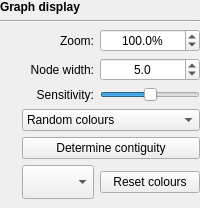
         <widget class="QWidget" name="graphDisplayWidget" native="true">
          <property name="enabled">
           <bool>true</bool>
          </property>
          <layout class="QVBoxLayout" name="verticalLayout">
           <property name="leftMargin">
            <number>0</number>
           </property>
           <property name="topMargin">
            <number>0</number>
           </property>
           <property name="rightMargin">
            <number>0</number>
           </property>
           <property name="bottomMargin">
            <number>0</number>
           </property>
           <item>
            <widget class="QLabel" name="label_10">
             <property name="font">
              <font>
               <weight>75</weight>
               <bold>true</bold>
              </font>
             </property>
             <property name="text">
              <string>Graph display</string>
             </property>
            </widget>
           </item>
           <item>
            <widget class="Line" name="line_5">
             <property name="orientation">
              <enum>Qt::Horizontal</enum>
             </property>
            </widget>
           </item>
           <item>
            <widget class="QWidget" name="widget_2" native="true">
             <layout class="QGridLayout" name="gridLayout_8">
              <property name="leftMargin">
               <number>0</number>
              </property>
              <property name="topMargin">
               <number>0</number>
              </property>
              <property name="rightMargin">
               <number>0</number>
              </property>
              <item row="2" column="1">
               <widget class="QLabel" name="dragStrengthLabel">
                <property name="text">
                 <string>Sensitivity:</string>
                </property>
                <property name="alignment">
                 <set>Qt::AlignRight|Qt::AlignTrailing|Qt::AlignVCenter</set>
                </property>
               </widget>
              </item>
              <item row="0" column="2">
               <widget class="QDoubleSpinBox" name="zoomSpinBox">
                <property name="sizePolicy">
                 <sizepolicy hsizetype="Expanding" vsizetype="Fixed">
                  <horstretch>0</horstretch>
                  <verstretch>0</verstretch>
                 </sizepolicy>
                </property>
                <property name="alignment">
                 <set>Qt::AlignCenter</set>
                </property>
                <property name="suffix">
                 <string>%</string>
                </property>
                <property name="decimals">
                 <number>1</number>
                </property>
                <property name="minimum">
                 <double>5.000000000000000</double>
                </property>
                <property name="maximum">
                 <double>500.000000000000000</double>
                </property>
                <property name="singleStep">
                 <double>5.000000000000000</double>
                </property>
                <property name="value">
                 <double>100.000000000000000</double>
                </property>
               </widget>
              </item>
              <item row="2" column="2">
               <widget class="QSlider" name="dragStrengthSlider">
                <property name="minimum">
                 <number>0</number>
                </property>
                <property name="maximum">
                 <number>100</number>
                </property>
                <property name="value">
                 <number>50</number>
                </property>
                <property name="orientation">
                 <enum>Qt::Horizontal</enum>
                </property>
               </widget>
              </item>
              <item row="0" column="1">
               <widget class="QLabel" name="label_13">
                <property name="text">
                 <string>Zoom:</string>
                </property>
                <property name="alignment">
                 <set>Qt::AlignRight|Qt::AlignTrailing|Qt::AlignVCenter</set>
                </property>
               </widget>
              </item>
              <item row="2" column="0">
               <widget class="InfoTextWidget" name="sensitivityInfoText" native="true">
                <property name="sizePolicy">
                 <sizepolicy hsizetype="Fixed" vsizetype="Fixed">
                  <horstretch>0</horstretch>
                  <verstretch>0</verstretch>
                 </sizepolicy>
                </property>
                <property name="minimumSize">
                 <size>
                  <width>16</width>
                  <height>16</height>
                 </size>
                </property>
               </widget>
              </item>
              <item row="1" column="2">
               <widget class="QDoubleSpinBox" name="nodeWidthSpinBox">
                <property name="sizePolicy">
                 <sizepolicy hsizetype="Expanding" vsizetype="Fixed">
                  <horstretch>0</horstretch>
                  <verstretch>0</verstretch>
                 </sizepolicy>
                </property>
                <property name="alignment">
                 <set>Qt::AlignCenter</set>
                </property>
                <property name="suffix">
                 <string/>
                </property>
                <property name="decimals">
                 <number>1</number>
                </property>
                <property name="minimum">
                 <double>0.500000000000000</double>
                </property>
                <property name="maximum">
                 <double>1000.000000000000000</double>
                </property>
                <property name="singleStep">
                 <double>0.500000000000000</double>
                </property>
                <property name="value">
                 <double>5.000000000000000</double>
                </property>
               </widget>
              </item>
              <item row="1" column="1">
               <widget class="QLabel" name="label_15">
                <property name="text">
                 <string>Node width:</string>
                </property>
                <property name="alignment">
                 <set>Qt::AlignRight|Qt::AlignTrailing|Qt::AlignVCenter</set>
                </property>
               </widget>
              </item>
              <item row="3" column="0">
               <widget class="InfoTextWidget" name="nodeColourInfoText" native="true">
                <property name="sizePolicy">
                 <sizepolicy hsizetype="Fixed" vsizetype="Fixed">
                  <horstretch>0</horstretch>
                  <verstretch>0</verstretch>
                 </sizepolicy>
                </property>
                <property name="minimumSize">
                 <size>
                  <width>16</width>
                  <height>16</height>
                 </size>
                </property>
               </widget>
              </item>
              <item row="0" column="0">
               <widget class="InfoTextWidget" name="zoomInfoText" native="true">
                <property name="sizePolicy">
                 <sizepolicy hsizetype="Fixed" vsizetype="Fixed">
                  <horstretch>0</horstretch>
                  <verstretch>0</verstretch>
                 </sizepolicy>
                </property>
                <property name="minimumSize">
                 <size>
                  <width>16</width>
                  <height>16</height>
                 </size>
                </property>
               </widget>
              </item>
              <item row="5" column="0">
               <widget class="InfoTextWidget" name="contiguityInfoText" native="true">
                <property name="sizePolicy">
                 <sizepolicy hsizetype="Fixed" vsizetype="Fixed">
                  <horstretch>0</horstretch>
                  <verstretch>0</verstretch>
                 </sizepolicy>
                </property>
                <property name="minimumSize">
                 <size>
                  <width>16</width>
                  <height>16</height>
                 </size>
                </property>
               </widget>
              </item>
              <item row="1" column="0">
               <widget class="InfoTextWidget" name="nodeWidthInfoText" native="true">
                <property name="sizePolicy">
                 <sizepolicy hsizetype="Fixed" vsizetype="Fixed">
                  <horstretch>0</horstretch>
                  <verstretch>0</verstretch>
                 </sizepolicy>
                </property>
                <property name="minimumSize">
                 <size>
                  <width>16</width>
                  <height>16</height>
                 </size>
                </property>
               </widget>
              </item>
              <item row="5" column="1" colspan="2">
               <widget class="QPushButton" name="contiguityButton">
                <property name="text">
                 <string>Determine contiguity</string>
                </property>
               </widget>
              </item>
              <item row="3" column="1" colspan="2">
               <widget class="QComboBox" name="coloursComboBox">
                <item>
                 <property name="text">
                  <string>Random colours</string>
                 </property>
                </item>
                <item>
                 <property name="text">
                  <string>Uniform colour</string>
                 </property>
                </item>
                <item>
                 <property name="text">
                  <string>Colour by depth</string>
                 </property>
                </item>
                <item>
                 <property name="text">
                  <string>BLAST hits (solid)</string>
                 </property>
                </item>
                <item>
                 <property name="text">
                  <string>BLAST hits (rainbow)</string>
                 </property>
                </item>
                <item>
                 <property name="text">
                  <string>Colour by contiguity</string>
                 </property>
                </item>
                <item>
                 <property name="text">
                  <string>Custom colours</string>
                 </property>
                </item>
                <item>
                 <property name="text">
                  <string>Colour by tag</string>
                 </property>
                </item>
               </widget>
              </item>
              <item row="6" column="0">
               <widget class="InfoTextWidget" name="tagInfoText" native="true">
                <property name="sizePolicy">
                 <sizepolicy hsizetype="Fixed" vsizetype="Fixed">
                  <horstretch>0</horstretch>
                  <verstretch>0</verstretch>
                 </sizepolicy>
                </property>
                <property name="minimumSize">
                 <size>
                  <width>16</width>
                  <height>16</height>
                 </size>
                </property>
               </widget>
              </item>
              <item row="6" column="1">
               <widget class="QComboBox" name="tagComboBox">
                <property name="enabled">
                 <bool>true</bool>
                </property>
                <property name="sizePolicy">
                 <sizepolicy hsizetype="Maximum" vsizetype="Fixed">
                  <horstretch>0</horstretch>
                  <verstretch>0</verstretch>
                 </sizepolicy>
                </property>
                <property name="minimumSize">
                 <size>
                  <width>0</width>
                  <height>34</height>
                 </size>
                </property>
                <property name="maximumSize">
                 <size>
                  <width>16777215</width>
                  <height>34</height>
                 </size>
                </property>
                <property name="toolTip">
                 <string>&lt;html&gt;&lt;head/&gt;&lt;body&gt;&lt;p&gt;&lt;br/&gt;&lt;/p&gt;&lt;/body&gt;&lt;/html&gt;</string>
                </property>
               </widget>
              </item>
              <item row="6" column="2">
               <widget class="QPushButton" name="resetColourButton">
                <property name="text">
                 <string>Reset colours</string>
                </property>
               </widget>
              </item>
             </layout>
            </widget>
           </item>
          </layout>
         </widget>
